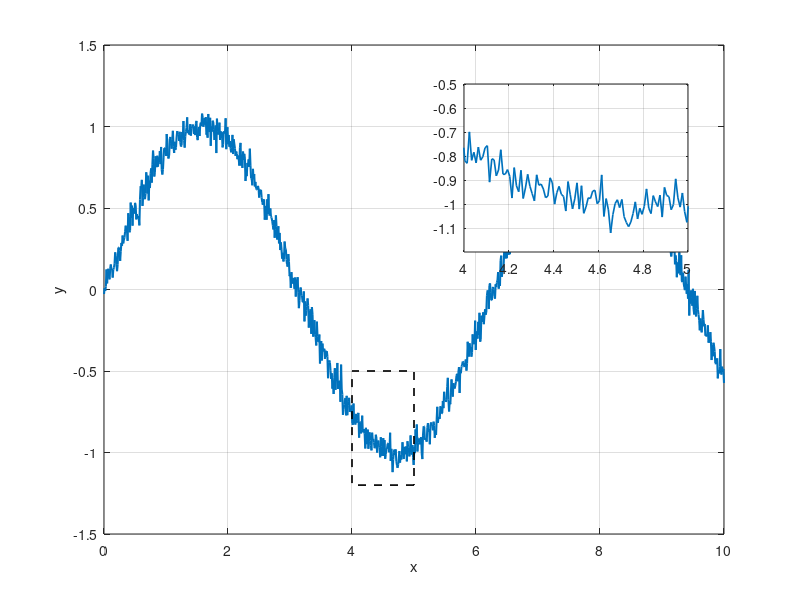

This chart was generated by the following MATLAB code: (Note: this script raises an error after producing the figure.)
clear; clc; close all;

%% Example data
x = linspace(0, 10, 1000);
y = sin(x) + 0.05*randn(size(x));

fig = figure;
axMain = axes(fig);

plot(axMain, x, y, 'LineWidth', 1.5);
xlabel(axMain, 'x');
ylabel(axMain, 'y');
grid(axMain, 'on');
hold(axMain, 'on');

%% Region to zoom
xZoom = [4.0, 5.0];
yZoom = [-1.2, -0.5];

% Draw the zoom-area rectangle on the main axes
rectangle(axMain, ...
    'Position', [xZoom(1), yZoom(1), ...
                 diff(xZoom), diff(yZoom)], ...
    'LineStyle', '--', ...
    'LineWidth', 1.2);

%% Create inset axes
axInset = axes(fig, ...
    'Position', [0.58, 0.58, 0.28, 0.28]);

plot(axInset, x, y, 'LineWidth', 1.2);
xlim(axInset, xZoom);
ylim(axInset, yZoom);
grid(axInset, 'on');
box(axInset, 'on');

%% Connect zoom region to inset
% Main-axes corners in data coordinates
p1Data = [xZoom(2), yZoom(2)];  % upper-right corner
p2Data = [xZoom(2), yZoom(1)];  % lower-right corner

% Convert them to normalized figure coordinates
p1Fig = data2fig(axMain, p1Data(1), p1Data(2));
p2Fig = data2fig(axMain, p2Data(1), p2Data(2));

% Inset position is already in normalized figure coordinates
insetPos = axInset.Position;

% Left-side corners of the inset
insetUpperLeft = [insetPos(1), insetPos(2) + insetPos(4)];
insetLowerLeft = [insetPos(1), insetPos(2)];

% Draw connecting lines
annotation(fig, 'line', ...
    [p1Fig(1), insetUpperLeft(1)], ...
    [p1Fig(2), insetUpperLeft(2)], ...
    'LineWidth', 1);

annotation(fig, 'line', ...
    [p2Fig(1), insetLowerLeft(1)], ...
    [p2Fig(2), insetLowerLeft(2)], ...
    'LineWidth', 1);



function pFig = data2fig(ax, xData, yData)
%DATA2FIG Convert axes data coordinates to normalized figure coordinates.

    % Preserve the original units
    originalUnits = ax.Units;
    ax.Units = 'normalized';

    axPos = ax.Position;
    xLimits = ax.XLim;
    yLimits = ax.YLim;

    % Convert data coordinates to relative axes coordinates
    xRelative = (xData - xLimits(1)) / diff(xLimits);
    yRelative = (yData - yLimits(1)) / diff(yLimits);

    % Account for reversed axes
    if strcmp(ax.XDir, 'reverse')
        xRelative = 1 - xRelative;
    end

    if strcmp(ax.YDir, 'reverse')
        yRelative = 1 - yRelative;
    end

    % Convert relative axes coordinates to normalized figure coordinates
    xFig = axPos(1) + xRelative * axPos(3);
    yFig = axPos(2) + yRelative * axPos(4);

    pFig = [xFig, yFig];

    % Restore original units
    ax.Units = originalUnits;
end
